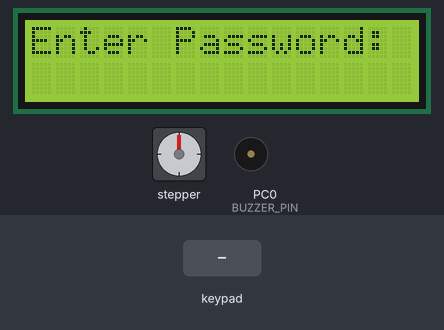
The program below on a simulated ATmega328P, built with avr-gcc and emulated at 16 MHz (the files do not name the chip). On the bench: stepper motor, 16×2 character LCD, buzzer (waves = sounding, pin HIGH). Wiring (inferred from the signals the program sends): 4×4 keypad with keys 1 2 3 A 4 5 6 B 7 8 9 C * 0 # D: rows PD0, PD1, PD2, PD3; columns PD4, PD5, PD6, PD7; character LCD (HD44780): RS Q0; E Q2; backlight Q3; data Q4, Q5, Q6, Q7. Wiring (inferred from the names in the program): PCF8574 port expander at I2C address 0x27; stepper motor (2048 steps per turn assumed): coils PB0, PB1, PB2, PB3. The test bench sets the inputs (shaded band). Pins used as bus, display or sensor lines are not drawn.

Above: at 1.2 s.
1.3 s: keypad keys 1 3 9 7 A pressed 0.4 s apart
At 4.0 s:
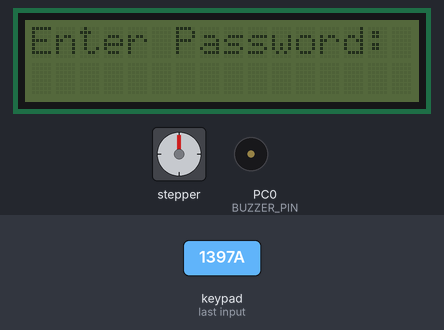
4.8 s: keypad keys 1 2 3 4 pressed 0.4 s apart
At 7.8 s:
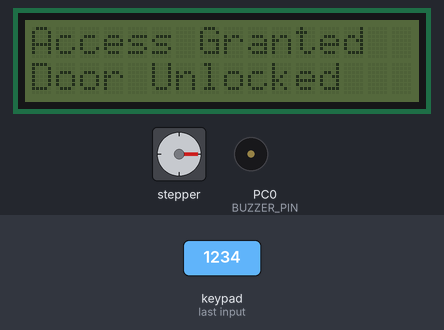
7.9 s: keypad keys 1 3 9 7 pressed 0.4 s apart
At 11.8 s:
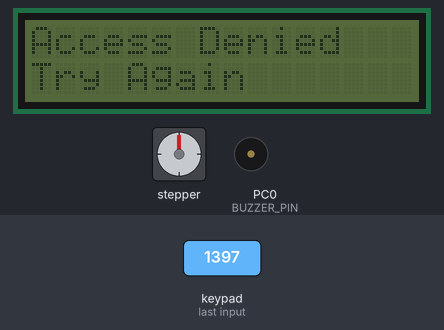
12.5 s: keypad keys 1 2 3 4 # pressed 0.4 s apart
At 12.87 s:
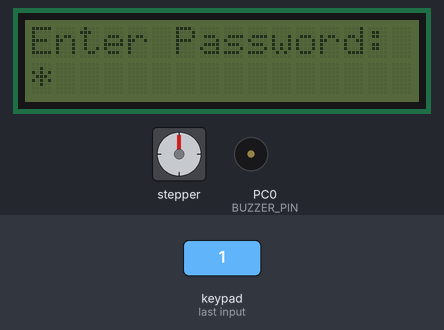
17.5 s: keypad keys 1 2 3 4 * pressed 0.4 s apart
At 18.8 s:
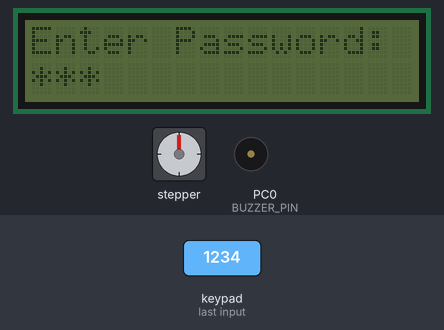
22.5 s: keypad keys 1 2 3 4 A pressed 0.4 s apart
At 24.01 s:
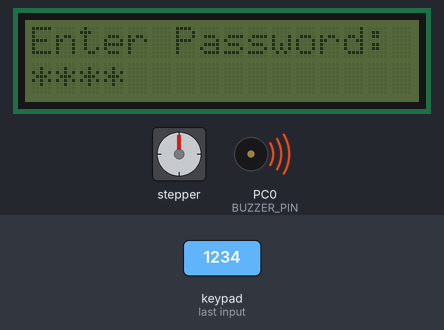
Timing chart, 0 to 28.5 s (numbered marks = the images above; inputs shaded):
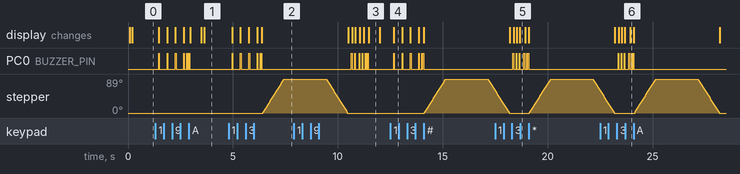

Measured:
- after the input at 1.3 s, the display: first changes after 0.16 s (image 1 shows a later state)
- after the input at 4.8 s, PC0 (BUZZER_PIN): goes 3 × (HIGH 0.03 s, LOW 0.37 s), HIGH 0.03 s, LOW 0.10 s, HIGH 0.03 s, LOW 0.03 s, HIGH 0.03 s, then LOW, starting after 0.16 s; stepper: turns 89° clockwise in 1.0 s, starting after 1.6 s; the display: first changes after 0.16 s (image 2 shows a later state)
- after the input at 7.9 s, the display: first differs from a run without the input after 2.8 s (image 3 shows a later state)
- after the input at 12.5 s, PC0 (BUZZER_PIN): goes 3 × (HIGH 0.03 s, LOW 0.37 s), HIGH 0.03 s, LOW 0.10 s, HIGH 0.03 s, LOW 0.03 s, HIGH 0.03 s, then LOW, starting after 0.16 s; stepper: turns 89° clockwise in 1.0 s, then 31° counter-clockwise in 0.34 s; the display: changes after 0.16 s (image 4)
- after the input at 17.5 s, the display: first differs from a run without the input after 0.88 s (image 5 shows a later state)
- after the input at 22.5 s, the display: first differs from a run without the input after 0.88 s (image 6 shows a later state)
- what the display in image 3 shows lasts 0.5 s, from 11.5 s to 12.0 s

The program:

main.c
```c
#define F_CPU 16000000UL
#include <avr/io.h>
#include <util/delay.h>
#include <string.h>

// LCD and I2C macros
#define LCD_ADDR 0x4E
#define EN 0b00000100
#define RS 0b00000001
#define BL 0b00001000  // Backlight bit

// ULN2003 Stepper Motor Driver pins
#define STEPPER_DDR DDRB
#define STEPPER_PORT PORTB
#define STEPPER_IN1 PB0
#define STEPPER_IN2 PB1
#define STEPPER_IN3 PB2
#define STEPPER_IN4 PB3

// Buzzer pin (optional - for audio feedback)
#define BUZZER_DDR DDRC
#define BUZZER_PORT PORTC
#define BUZZER_PIN PC0

// Function declarations
void i2c_init();
void i2c_start(uint8_t addr);
void i2c_write(uint8_t data);
void i2c_stop();
void lcd_send(uint8_t data, uint8_t mode);
void lcd_send_cmd(uint8_t cmd);
void lcd_send_data(uint8_t data);
void lcd_send_string(char *str);
void lcd_clear();
void lcd_gotoxy(uint8_t x, uint8_t y);
void lcd_init();
void lcd_backlight_on();
void lcd_backlight_off();
void keypad_init();
char keypad_getkey();
void stepper_init();
void stepper_step(uint8_t step);
void stepper_rotate_cw(uint16_t steps);
void stepper_rotate_ccw(uint16_t steps);
void stepper_stop();
void unlock_door();
void lock_door();
void buzzer_init();
void buzzer_beep(uint8_t count);
void clear_input();

// Global variables
char password[5] = "1234";
char input[5];
uint8_t index = 0;
uint8_t failed_attempts = 0;
uint8_t backlight_state = 1; // Backlight on by default

// Stepper motor step sequence (full step mode)
uint8_t step_sequence[4] = {
	(1 << STEPPER_IN1),                           // Step 1: 1000
	(1 << STEPPER_IN2),                           // Step 2: 0100
	(1 << STEPPER_IN3),                           // Step 3: 0010
	(1 << STEPPER_IN4)                            // Step 4: 0001
};

uint8_t current_step = 0;

// === I2C ===
void i2c_init() {
	TWSR = 0x00;
	TWBR = 0x47; // 100kHz
	TWCR = (1 << TWEN);
}

void i2c_start(uint8_t addr) {
	TWCR = (1 << TWSTA) | (1 << TWEN) | (1 << TWINT);
	while (!(TWCR & (1 << TWINT)));
	TWDR = addr;
	TWCR = (1 << TWEN) | (1 << TWINT);
	while (!(TWCR & (1 << TWINT)));
}

void i2c_write(uint8_t data) {
	TWDR = data;
	TWCR = (1 << TWEN) | (1 << TWINT);
	while (!(TWCR & (1 << TWINT)));
}

void i2c_stop() {
	TWCR = (1 << TWSTO) | (1 << TWINT) | (1 << TWEN);
}

// === LCD ===
void lcd_send(uint8_t data, uint8_t mode) {
	uint8_t upper = data & 0xF0;
	uint8_t lower = (data << 4) & 0xF0;

	// Add backlight bit if enabled
	uint8_t backlight_bit = backlight_state ? BL : 0;

	uint8_t data_arr[4] = {
		upper | mode | EN | backlight_bit,
		upper | mode | backlight_bit,
		lower | mode | EN | backlight_bit,
		lower | mode | backlight_bit
	};

	for (int i = 0; i < 4; i++) {
		i2c_start(LCD_ADDR);
		i2c_write(data_arr[i]);
		i2c_stop();
		// _delay_ms(1); // Removed for faster LCD communication
	}
}

void lcd_send_cmd(uint8_t cmd) {
	lcd_send(cmd, 0);
}

void lcd_send_data(uint8_t data) {
	lcd_send(data, RS);
}

void lcd_send_string(char *str) {
	while (*str) lcd_send_data(*str++);
}

void lcd_clear() {
	lcd_send_cmd(0x01);
	_delay_ms(1); // Reduced clear delay
}

void lcd_gotoxy(uint8_t x, uint8_t y) {
	lcd_send_cmd(0x80 + (y ? 0x40 : 0x00) + x);
}

void lcd_init() {
	i2c_init();
	_delay_ms(50);
	lcd_send_cmd(0x33);
	lcd_send_cmd(0x32);
	lcd_send_cmd(0x28);
	lcd_send_cmd(0x0C);
	lcd_send_cmd(0x06);
	lcd_send_cmd(0x01);
	_delay_ms(2);
	lcd_backlight_on(); // Turn on backlight after init
}

void lcd_backlight_on() {
	backlight_state = 1;
	// Send a dummy command to update backlight
	i2c_start(LCD_ADDR);
	i2c_write(BL);
	i2c_stop();
}

void lcd_backlight_off() {
	backlight_state = 0;
	// Send a dummy command to update backlight
	i2c_start(LCD_ADDR);
	i2c_write(0x00);
	i2c_stop();
}

// === Keypad ===
char keys[4][4] = {
	{'1','2','3','A'},
	{'4','5','6','B'},
	{'7','8','9','C'},
	{'*','0','#','D'}
};

void keypad_init() {
	DDRD = 0x0F;   // Rows PD0 PD3 output, columns PD4 PD7 input
	PORTD = 0xFF;  // Enable pull-ups
}

char keypad_getkey() {
	for (uint8_t row = 0; row < 4; row++) {
		PORTD = ~(1 << row);  // Activate one row at a time
		// No delay for maximum speed keypad scanning
		for (uint8_t col = 0; col < 4; col++) {
			if (!(PIND & (1 << (col + 4)))) {
				while (!(PIND & (1 << (col + 4))));  // Wait for key release
				_delay_ms(10); // Minimal debounce delay
				return keys[row][col];
			}
		}
	}
	return 0;
}

// === Stepper Motor (ULN2003) ===
void stepper_init() {
	STEPPER_DDR |= (1 << STEPPER_IN1) | (1 << STEPPER_IN2) |
	(1 << STEPPER_IN3) | (1 << STEPPER_IN4);
	stepper_stop(); // All pins low initially
}

void stepper_step(uint8_t step) {
	STEPPER_PORT = (STEPPER_PORT & 0xF0) | step_sequence[step & 0x03];
	_delay_ms(2); // Fast step delay for smooth operation
}

void stepper_rotate_cw(uint16_t steps) {
	for (uint16_t i = 0; i < steps; i++) {
		stepper_step(current_step);
		current_step = (current_step + 1) % 4;
	}
}

void stepper_rotate_ccw(uint16_t steps) {
	for (uint16_t i = 0; i < steps; i++) {
		current_step = (current_step - 1) % 4;
		if (current_step > 3) current_step = 3; // Handle underflow
		stepper_step(current_step);
	}
}

void stepper_stop() {
	STEPPER_PORT &= 0xF0; // Turn off all stepper pins
}

void unlock_door() {
	stepper_rotate_cw(512); // Rotate ~90 degrees (2048 steps = 360°)
	stepper_stop(); // Save power
}

void lock_door() {
	stepper_rotate_ccw(512); // Rotate back ~90 degrees
	stepper_stop(); // Save power
}

// === Buzzer (Optional) ===
void buzzer_init() {
	BUZZER_DDR |= (1 << BUZZER_PIN);
	BUZZER_PORT &= ~(1 << BUZZER_PIN);
}

void buzzer_beep(uint8_t count) {
	for (uint8_t i = 0; i < count; i++) {
		BUZZER_PORT |= (1 << BUZZER_PIN);
		_delay_ms(30);
		BUZZER_PORT &= ~(1 << BUZZER_PIN);
		_delay_ms(30);
	}
}

// === Utility Functions ===
void clear_input() {
	memset(input, 0, sizeof(input));
	index = 0;
}

// === MAIN ===
int main(void) {
	keypad_init();
	lcd_init();
	stepper_init();
	buzzer_init(); // Optional

	lcd_clear();
	lcd_send_string("Door Lock System");
	lcd_gotoxy(0, 1);
	lcd_send_string("Ready...");
	_delay_ms(100);

	lcd_clear();
	lcd_send_string("Enter Password:");
	lcd_gotoxy(0, 1);

	while (1) {
		char key = keypad_getkey();
		if (key) {
			// Handle special keys
			if (key == '*') {
				// Clear current input
				clear_input();
				lcd_gotoxy(0, 1);
				lcd_send_string("                "); // Clear line
				lcd_gotoxy(0, 1);
				continue;
			}
			else if (key == '#') {
				// Early submit (for passwords shorter than 4 digits)
				if (index > 0) {
					input[index] = '\0';
					goto validate_password;
				}
				continue;
			}
			else if (key >= 'A' && key <= 'D') {
				// Special function keys
				if (key == 'A') {
					// Toggle backlight
					if (backlight_state) {
						lcd_backlight_off();
						} else {
						lcd_backlight_on();
					}
				}
				continue;
			}

			// Regular digit input
			if (index < 4) {
				lcd_send_data('*');
				input[index++] = key;
				buzzer_beep(1); // Single beep for keypress
			}

			if (index == 4) {
				validate_password:
				input[index] = '\0';
				_delay_ms(50);
				lcd_clear();

				if (strcmp(input, password) == 0) {
					lcd_send_string("Access Granted");
					lcd_gotoxy(0, 1);
					lcd_send_string("Door Unlocked");
					buzzer_beep(2); // Two beeps for success
					unlock_door();
					_delay_ms(2000); // Keep door unlocked
					lock_door();
					failed_attempts = 0; // Reset failed attempts
					} else {
					failed_attempts++;
					lcd_send_string("Access Denied");
					lcd_gotoxy(0, 1);
					if (failed_attempts >= 3) {
						lcd_send_string("System Locked");
						buzzer_beep(5); // Five beeps for lockout
						_delay_ms(2000); // 2 second lockout
						failed_attempts = 0;
						} else {
						lcd_send_string("Try Again");
						buzzer_beep(3); // Three beeps for failure
						_delay_ms(500);
					}
				}

				clear_input();
				lcd_clear();
				lcd_send_string("Enter Password:");
				lcd_gotoxy(0, 1);
			}
		}
	}
}
```
